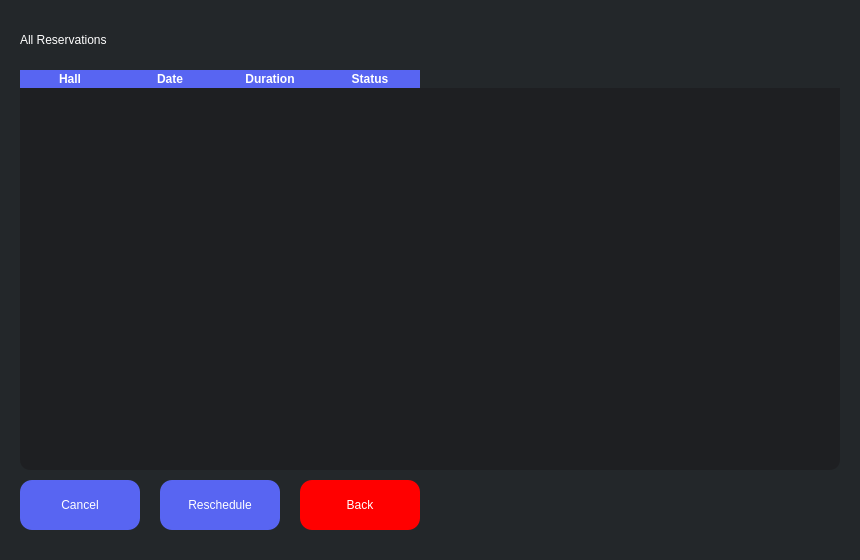
<?xml version="1.0" encoding="UTF-8"?>
<ui version="4.0">
 <class>MyReservationsView</class>
 <widget class="QWidget" name="MyReservationsView">
  <property name="geometry">
   <rect>
    <x>0</x>
    <y>0</y>
    <width>860</width>
    <height>560</height>
   </rect>
  </property>
  <property name="styleSheet">
   <string notr="true">background-color: #23272A;</string>
  </property>
  <widget class="QLabel" name="titleLabel">
   <property name="geometry">
    <rect>
     <x>20</x>
     <y>20</y>
     <width>820</width>
     <height>40</height>
    </rect>
   </property>
   <property name="styleSheet">
    <string notr="true">font: 900 18pt &quot;Segoe UI&quot;; color: white;</string>
   </property>
   <property name="text">
    <string>All Reservations</string>
   </property>
  </widget>
  <widget class="QTableWidget" name="reservationsTable">
   <property name="geometry">
    <rect>
     <x>20</x>
     <y>70</y>
     <width>820</width>
     <height>400</height>
    </rect>
   </property>
   <property name="styleSheet">
    <string notr="true">
     QTableWidget {
       background-color: #1E1F22;
       color: white;
       gridline-color: #5865F2;
       border-radius: 10px;
     }
     QHeaderView::section {
       background-color: #5865F2;
       color: white;
       font-weight: bold;
       border: none;
     }
    </string>
   </property>
   <property name="rowCount">
    <number>0</number>
   </property>
   <property name="columnCount">
    <number>4</number>
   </property>
   <column>
    <property name="text">
     <string>Hall</string>
    </property>
   </column>
   <column>
    <property name="text">
     <string>Date</string>
    </property>
   </column>
   <column>
    <property name="text">
     <string>Duration</string>
    </property>
   </column>
   <column>
    <property name="text">
     <string>Status</string>
    </property>
   </column>
  </widget>
  <widget class="QPushButton" name="cancelButton">
   <property name="geometry">
    <rect>
     <x>20</x>
     <y>480</y>
     <width>120</width>
     <height>50</height>
    </rect>
   </property>
   <property name="styleSheet">
    <string notr="true">
     QPushButton {
       font: 700 12pt &quot;Segoe UI&quot;;
       color: white;
       background-color: #5865F2;
       border-radius: 12px;
     }
     QPushButton:hover {
       background-color: #4752C4;
     }
    </string>
   </property>
   <property name="text">
    <string>Cancel</string>
   </property>
  </widget>
  <widget class="QPushButton" name="rescheduleButton">
   <property name="geometry">
    <rect>
     <x>160</x>
     <y>480</y>
     <width>120</width>
     <height>50</height>
    </rect>
   </property>
   <property name="styleSheet">
    <string notr="true">
     QPushButton {
       font: 700 12pt &quot;Segoe UI&quot;;
       color: white;
       background-color: #5865F2;
       border-radius: 12px;
     }
     QPushButton:hover {
       background-color: #4752C4;
     }
    </string>
   </property>
   <property name="text">
    <string>Reschedule</string>
   </property>
  </widget>
  <widget class="QPushButton" name="backButton">
   <property name="geometry">
    <rect>
     <x>300</x>
     <y>480</y>
     <width>120</width>
     <height>50</height>
    </rect>
   </property>
   <property name="styleSheet">
    <string notr="true">
     QPushButton {
       font: 700 12pt &quot;Segoe UI&quot;;
       color: white;
       background-color: rgb(255, 0, 0);
       border-radius: 12px;
     }
     QPushButton:hover {
       background-color: rgb(170, 0, 0);
     }
    </string>
   </property>
   <property name="text">
    <string>Back</string>
   </property>
  </widget>
 </widget>
 <resources/>
 <connections/>
</ui>
